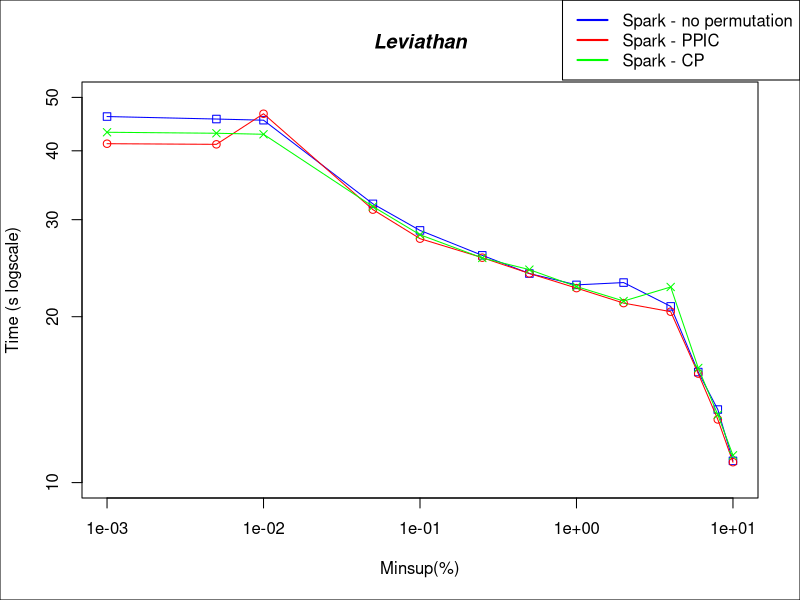

The R source for this figure:


#DATA
x <- c(0.00001, 0.00005, 0.0001, 0.0005, 0.001, 0.0025, 0.005, 0.01, 0.02, 0.04, 0.06, 0.08, 0.1)*100

sparkNP <- c(46158, 45680, 45459, 32050, 28681, 25844, 23952, 22844, 23066, 20881, 15871, 13570, 10950)/1000
sparkPPIC <- c(41206, 41098, 46700, 31285, 27711, 25596, 23960, 22538, 21170, 20423, 15768, 13020, 10890)/1000
sparkCP <- c(43225, 43045, 42862, 31691, 28166, 25565, 24347, 22684, 21353, 22644, 16143, 13277, 11208)/1000

#PLOT
plot(x,sparkNP, log = "xy", type="o", pch=0, xlab="Minsup(%)", ylab="Time (s logscale)", col="blue", ylim=c(10, 50))
lines(x,sparkPPIC, col="red", type="o", pch=1)
lines(x,sparkCP, col="green", type="o", pch=4)

title(main="Leviathan", font.main=4)

par(fig = c(0, 1, 0, 1), oma = c(0, 0, 0, 0), mar = c(0, 0, 0, 0), new = TRUE)
plot(0, 0, type = "n", bty = "n", xaxt = "n", yaxt = "n")

#Pretty up
legend("topright", legend=c("Spark - no permutation", "Spark - PPIC", "Spark - CP"), lty=c(1,1),lwd=c(2,2), col=c("blue","red", "green"))
box()
